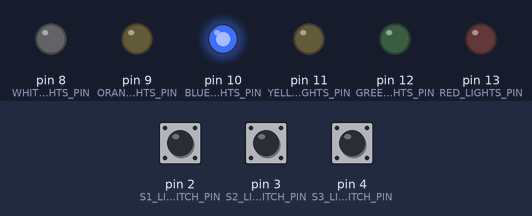
Bench run of a sketch on a simulated Arduino Uno, built with avr-gcc and run on an emulated ATmega328P. Shown: output pins drawn as LEDs (lit = HIGH). The test bench sets the inputs (shaded band); at power-on: pin 2 (S1_LIGHTS_SWITCH_PIN) LOW, pin 4 (S3_LIGHTS_SWITCH_PIN) HIGH, pin 3 (S2_LIGHTS_SWITCH_PIN) HIGH.

Above: at 1.2 s.
1.3 s: pin 2 (S1_LIGHTS_SWITCH_PIN) pulled HIGH for 0.15 s
At 1.37 s:
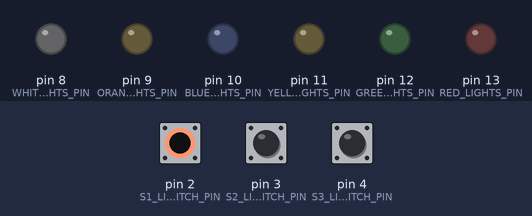
2.9 s: pin 4 (S3_LIGHTS_SWITCH_PIN) pulled LOW for 3.2 s
At 3.3 s:
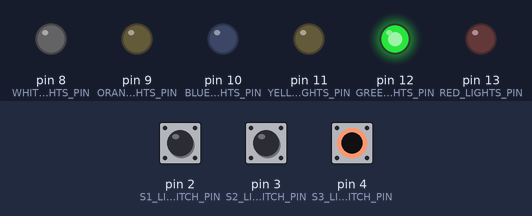
7.6 s: pin 3 (S2_LIGHTS_SWITCH_PIN) pulled LOW for 1 s
At 8.0 s:
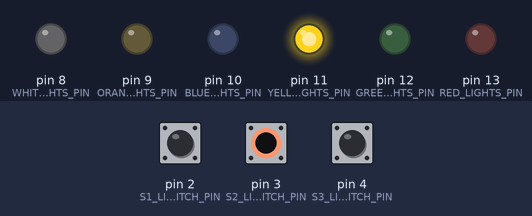
10.1 s: pin 3 (S2_LIGHTS_SWITCH_PIN) pulled LOW for 3.2 s
At 13.6 s:
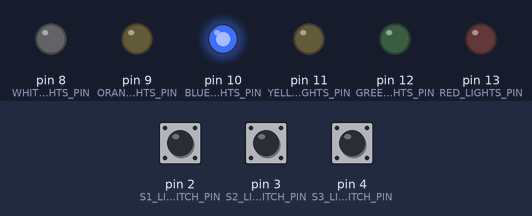
14.8 s: pin 2 (S1_LIGHTS_SWITCH_PIN) pulled HIGH for 3.2 s
At 15.9 s:
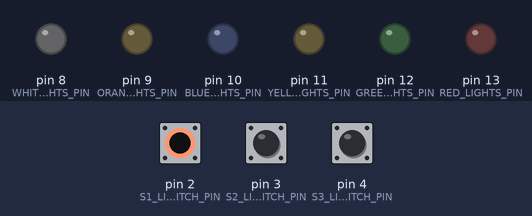
19.5 s: pin 2 (S1_LIGHTS_SWITCH_PIN) driven HIGH and pin 3 (S2_LIGHTS_SWITCH_PIN) driven LOW
At 20.7 s:
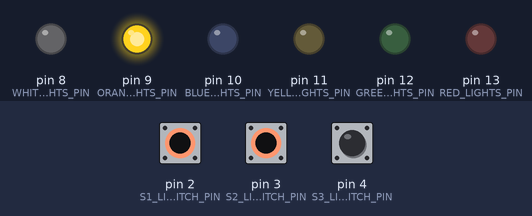
Timing chart, 0 to 22.0 s (numbered marks = the images above; inputs shaded):
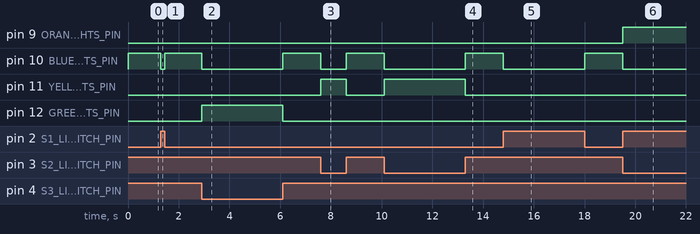

Measured:
- after the input at 1.3 s, pin 10 (BLUE_LIGHTS_PIN): HIGH → LOW at once, → HIGH 0.15 s later
- after the input at 2.9 s, pin 10 (BLUE_LIGHTS_PIN): HIGH → LOW at once, → HIGH 3.2 s later; pin 12 (GREEN_LIGHTS_PIN): LOW → HIGH at once, → LOW 3.2 s later
- after the input at 7.6 s, pin 10 (BLUE_LIGHTS_PIN): HIGH → LOW at once, → HIGH 1.0 s later; pin 11 (YELLOW_LIGHTS_PIN): LOW → HIGH at once, → LOW 1.0 s later
- after the input at 10.1 s, pin 10 (BLUE_LIGHTS_PIN): HIGH → LOW at once, → HIGH 3.2 s later; pin 11 (YELLOW_LIGHTS_PIN): LOW → HIGH at once, → LOW 3.2 s later
- after the input at 14.8 s, pin 10 (BLUE_LIGHTS_PIN): HIGH → LOW at once, → HIGH 3.2 s later
- after the input at 19.5 s, pin 9 (ORANGE_LIGHTS_PIN): LOW → HIGH at once; pin 10 (BLUE_LIGHTS_PIN): HIGH → LOW at once

The sketch:

day_3_binary_switch.ino
```cpp
// C++ code
//
//#include "Arduino.h"  // include information about our HERO


const byte RED_LIGHTS_PIN = 13;    // pin controlling the cabin lights
const byte GREEN_LIGHTS_PIN = 12;  // pin controlling the storage lights
const byte YELLOW_LIGHTS_PIN = 11;  // pin controlling the exterior lights
const byte BLUE_LIGHTS_PIN = 10;    // pin controlling the cabin lights
const byte ORANGE_LIGHTS_PIN = 9;  // pin controlling the storage lights
const byte WHITE_LIGHTS_PIN = 8;


const byte S1_LIGHTS_SWITCH_PIN = 2;    // switch controlling the cabin lights
const byte S2_LIGHTS_SWITCH_PIN = 3;  // switch controlling the storage lights
const byte S3_LIGHTS_SWITCH_PIN = 4;


void setup()
{
  pinMode(RED_LIGHTS_PIN, OUTPUT);
  pinMode(GREEN_LIGHTS_PIN, OUTPUT);
  pinMode(YELLOW_LIGHTS_PIN, OUTPUT);
  pinMode(BLUE_LIGHTS_PIN, OUTPUT);
  pinMode(ORANGE_LIGHTS_PIN, OUTPUT);
  pinMode(WHITE_LIGHTS_PIN, OUTPUT);

  pinMode(S1_LIGHTS_SWITCH_PIN, INPUT);
  pinMode(S2_LIGHTS_SWITCH_PIN, INPUT);
  pinMode(S3_LIGHTS_SWITCH_PIN, INPUT);
}

void loop()
{

   if ( (digitalRead(S1_LIGHTS_SWITCH_PIN) == HIGH) && (digitalRead(S2_LIGHTS_SWITCH_PIN) == LOW) && (digitalRead(S3_LIGHTS_SWITCH_PIN) == LOW) ) {  // if switch is on (HIGH voltage)
    digitalWrite(RED_LIGHTS_PIN, HIGH);              // turn on LED by providing HIGH voltage (5v)
  } else {
    digitalWrite(RED_LIGHTS_PIN, LOW);  // turn off LED by setting output to LOW (zero volts)
  }

   if ( (digitalRead(S1_LIGHTS_SWITCH_PIN) == LOW) && (digitalRead(S2_LIGHTS_SWITCH_PIN) == HIGH) && (digitalRead(S3_LIGHTS_SWITCH_PIN) == LOW) ) {  // if switch is on (HIGH voltage)
    digitalWrite(GREEN_LIGHTS_PIN, HIGH);              // turn on LED by providing HIGH voltage (5v)
  } else {
    digitalWrite(GREEN_LIGHTS_PIN, LOW);  // turn off LED by setting output to LOW (zero volts)
  }

   if ( (digitalRead(S1_LIGHTS_SWITCH_PIN) == LOW) && (digitalRead(S2_LIGHTS_SWITCH_PIN) == LOW) && (digitalRead(S3_LIGHTS_SWITCH_PIN) == HIGH) ) {  // if switch is on (HIGH voltage)
    digitalWrite(YELLOW_LIGHTS_PIN, HIGH);              // turn on LED by providing HIGH voltage (5v)
  } else {
    digitalWrite(YELLOW_LIGHTS_PIN, LOW);  // turn off LED by setting output to LOW (zero volts)
  }

   if ( (digitalRead(S1_LIGHTS_SWITCH_PIN) == LOW) && (digitalRead(S2_LIGHTS_SWITCH_PIN) == HIGH) && (digitalRead(S3_LIGHTS_SWITCH_PIN) == HIGH) ) {  // if switch is on (HIGH voltage)
    digitalWrite(BLUE_LIGHTS_PIN, HIGH);              // turn on LED by providing HIGH voltage (5v)
  } else {
    digitalWrite(BLUE_LIGHTS_PIN, LOW);  // turn off LED by setting output to LOW (zero volts)
  }

   if ( (digitalRead(S1_LIGHTS_SWITCH_PIN) == HIGH) && (digitalRead(S2_LIGHTS_SWITCH_PIN) == LOW) && (digitalRead(S3_LIGHTS_SWITCH_PIN) == HIGH) ) {  // if switch is on (HIGH voltage)
    digitalWrite(ORANGE_LIGHTS_PIN, HIGH);              // turn on LED by providing HIGH voltage (5v)
  } else {
    digitalWrite(ORANGE_LIGHTS_PIN, LOW);  // turn off LED by setting output to LOW (zero volts)
  }

   if ( (digitalRead(S1_LIGHTS_SWITCH_PIN) == HIGH) && (digitalRead(S2_LIGHTS_SWITCH_PIN) == HIGH) && (digitalRead(S3_LIGHTS_SWITCH_PIN) == LOW) ) {  // if switch is on (HIGH voltage)
    digitalWrite(WHITE_LIGHTS_PIN, HIGH);              // turn on LED by providing HIGH voltage (5v)
  } else {
    digitalWrite(WHITE_LIGHTS_PIN, LOW);  // turn off LED by setting output to LOW (zero volts)
  }

}
```
